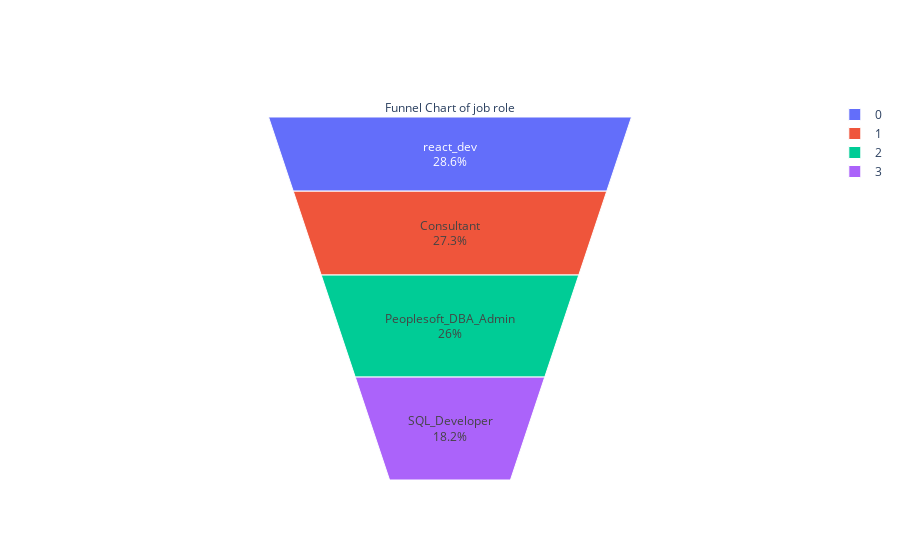

Here is the notebook cell this chart was saved with:
### Code cell
fig= go.Figure(go.Funnelarea(
    text=temp.job_role,
    values=temp.text,
    title={"position":"top center","text":"Funnel Chart of job role"}))

fig.show()

### Figure 1 — Plotly figure (JSON) as saved in the notebook; plotly's stock layout.template omitted (floating-point values rounded to 4 significant figures)
{"data": [{"text": ["react_dev", "Consultant", "Peoplesoft_DBA_Admin", "SQL_Developer"], "title": {"position": "top center", "text": "Funnel Chart of job role"}, "type": "funnelarea", "values": [22, 21, 20, 14]}], "layout": {}}
